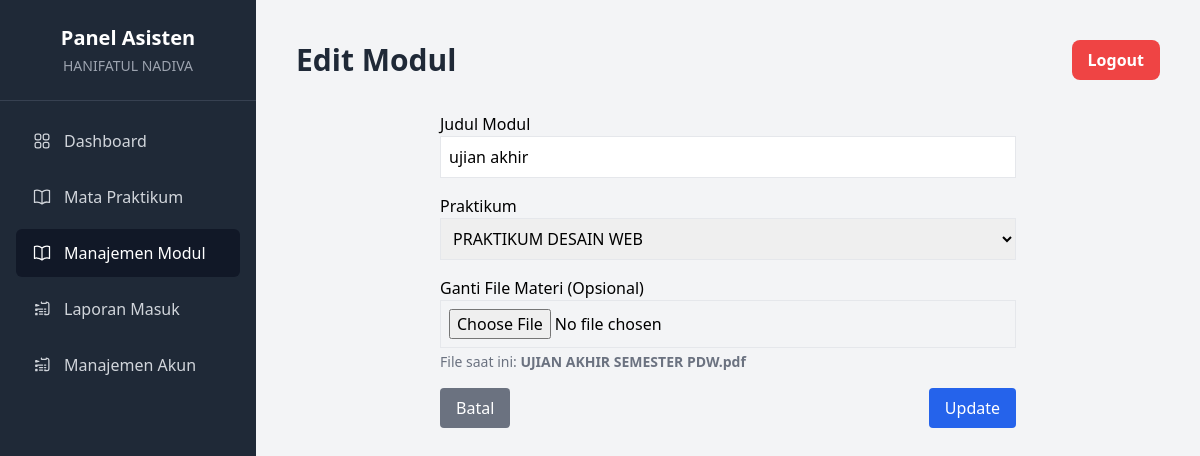
The page /SistemPengumpulanTugas/asisten/modul/edit.php?id=6 (signed in) on the database its author committed.
### tables this page shows
CREATE TABLE `modul` (
  `id` int(11) NOT NULL,
  `id_praktikum` int(11) NOT NULL,
  `judul_modul` varchar(255) NOT NULL,
  `file_materi` varchar(255) DEFAULT NULL,
  `created_at` datetime DEFAULT current_timestamp()
);

CREATE TABLE `praktikum` (
  `id` int(11) NOT NULL,
  `nama_praktikum` varchar(100) NOT NULL,
  `semester` varchar(20) DEFAULT NULL,
  `dosen_pengampu` varchar(100) DEFAULT NULL,
  `created_at` datetime DEFAULT current_timestamp()
);

### SistemPengumpulanTugas/asisten/modul/edit.php (the view, shortened to what this page needs)
<?php
require_once '../../config.php';
$id = (int)$_GET['id'];
$stmt = $conn->prepare("SELECT * FROM modul WHERE id = ?");
$stmt->bind_param("i", $id);
$stmt->execute();
$result = $stmt->get_result();
$modul = $result->fetch_assoc();
$praktikumList = [];
$result = $conn->query("SELECT id, nama_praktikum FROM praktikum");
while ($row = $result->fetch_assoc()) {
  $praktikumList[] = $row;
}
require_once '../templates/header.php';
?>
<form action="edit.php?id=<?= $id ?>" method="POST" enctype="multipart/form-data" class="max-w-xl mx-auto mt-6 space-y-4">
  <div>
    <label>Judul Modul</label>
    <input type="text" name="judul_modul" value="<?= htmlspecialchars($modul['judul_modul']) ?>" class="w-full border p-2" required>
  </div>
  <div>
    <label>Praktikum</label>
    <select name="id_praktikum" class="w-full border p-2" required>
      <?php foreach ($praktikumList as $praktikum): ?>
        <option value="<?= $praktikum['id'] ?>" <?= $praktikum['id'] == $modul['id_praktikum'] ? 'selected' : '' ?>>
          <?= $praktikum['nama_praktikum'] ?>
        </option>
      <?php endforeach; ?>
    </select>
  </div>
  <div>
    <label>Ganti File Materi (Opsional)</label>
    <input type="file" name="file_materi" class="w-full border p-2" accept=".pdf,.doc,.docx">
    <?php if (!empty($modul['file_materi'])): ?>
      <p class="text-sm text-gray-500 mt-1">File saat ini: <strong><?= $modul['file_materi'] ?></strong></p>
    <?php endif; ?>
  </div>
  <div class="flex justify-between">
    <a href="modul.php" class="bg-gray-500 text-white px-4 py-2 rounded">Batal</a>
    <button type="submit" class="bg-blue-600 text-white px-4 py-2 rounded">Update</button>
  </div>
</form>
<?php require_once '../templates/footer.php'; ?>

### rows shown on the page
modul: judul_modul "ujian akhir", id_praktikum "PRAKTIKUM DESAIN WEB", file_materi "UJIAN AKHIR SEMESTER PDW.pdf"

### other values the page prints
$_SESSION['nama'] "HANIFATUL NADIVA"
$pageTitle "Edit Modul"
